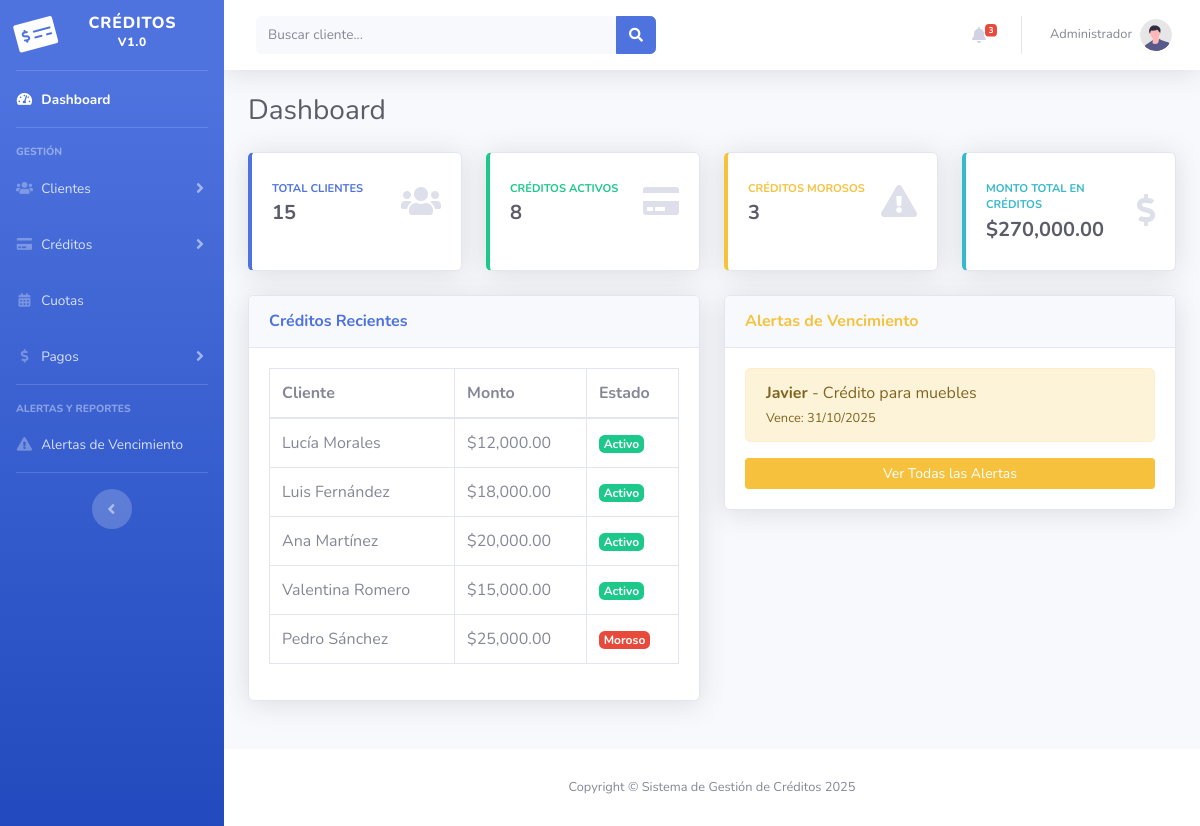
The page / on the database its author committed.
### tables this page shows
CREATE TABLE creditos (
    id_credito INT AUTO_INCREMENT PRIMARY KEY,
    id_cliente INT NOT NULL,
    monto_total DECIMAL(10,2) NOT NULL,
    cantidad_cuotas INT NOT NULL,
    cuota_mensual DECIMAL(10,2) NOT NULL,
    interes_anual DECIMAL(5,2) DEFAULT 0,
    fecha_inicio DATE NOT NULL,
    fecha_vencimiento DATE NOT NULL,
    descripcion TEXT,
    estado ENUM('activo', 'pagado', 'moroso') DEFAULT 'activo',
    fecha_creacion DATETIME DEFAULT CURRENT_TIMESTAMP,
    FOREIGN KEY (id_cliente) REFERENCES clientes(id_cliente) ON DELETE CASCADE
);

CREATE TABLE clientes (
    id_cliente INT AUTO_INCREMENT PRIMARY KEY,
    nombre VARCHAR(100) NOT NULL,
    apellido VARCHAR(100) NOT NULL,
    dni VARCHAR(20) UNIQUE NOT NULL,
    telefono VARCHAR(20),
    direccion VARCHAR(255),
    ciudad VARCHAR(100),
    email VARCHAR(100),
    estado ENUM('activo', 'inactivo', 'moroso') DEFAULT 'activo',
    fecha_registro DATETIME DEFAULT CURRENT_TIMESTAMP
);

### index.php (the view, shortened to what this page needs)
<?php
include 'conexion.php';
$total_clientes = $conn->query("SELECT COUNT(*) as total FROM clientes")->fetch_assoc()['total'];
$creditos_activos = $conn->query("SELECT COUNT(*) as total FROM creditos WHERE estado = 'activo'")->fetch_assoc()['total'];
$creditos_morosos = $conn->query("SELECT COUNT(*) as total FROM creditos WHERE estado = 'moroso'")->fetch_assoc()['total'];
$monto_total_creditos = $conn->query("SELECT SUM(monto_total) as total FROM creditos WHERE estado = 'activo'")->fetch_assoc()['total'] ?? 0;
?>
<!DOCTYPE html>
<html lang="es">
<head>
    <link href="vendor/fontawesome-free/css/all.min.css" rel="stylesheet" type="text/css">
    <link href="css/sb-admin-2.min.css" rel="stylesheet">
</head>
<body id="page-top">
    <div id="wrapper">
        <ul class="navbar-nav bg-gradient-primary sidebar sidebar-dark accordion" id="accordionSidebar">
            <a class="sidebar-brand d-flex align-items-center justify-content-center" href="index.php">
                <div class="sidebar-brand-icon rotate-n-15">
                    <i class="fas fa-money-check-alt"></i>
                </div>
                <div class="sidebar-brand-text mx-3">Créditos <sup>v1.0</sup></div>
            </a>
            <hr class="sidebar-divider my-0">
            <li class="nav-item active">
                <a class="nav-link" href="index.php">
                    <i class="fas fa-fw fa-tachometer-alt"></i>
                    <span>Dashboard</span>
                </a>
            </li>
            <hr class="sidebar-divider">
            <div class="sidebar-heading">Gestión</div>
            <li class="nav-item">
                <a class="nav-link collapsed" href="#" data-toggle="collapse" data-target="#collapseClientes">
                    <i class="fas fa-fw fa-users"></i>
                    <span>Clientes</span>
                </a>
            </li>
            <li class="nav-item">
                <a class="nav-link collapsed" href="#" data-toggle="collapse" data-target="#collapseCreditos">
                    <i class="fas fa-fw fa-credit-card"></i>
                    <span>Créditos</span>
                </a>
            </li>
            <li class="nav-item">
                <a class="nav-link" href="cuotas/ver_cuotas_cliente.php">
                    <i class="fas fa-fw fa-calendar-alt"></i>
                    <span>Cuotas</span>
                </a>
            </li>
            <li class="nav-item">
                <a class="nav-link collapsed" href="#" data-toggle="collapse" data-target="#collapsePagos">
                    <i class="fas fa-fw fa-dollar-sign"></i>
                    <span>Pagos</span>
                </a>
            </li>
            <hr class="sidebar-divider">
            <div class="sidebar-heading">Alertas y Reportes</div>
            <li class="nav-item">
                <a class="nav-link" href="alertas/alertas_vencimientos.php">
                    <i class="fas fa-fw fa-exclamation-triangle"></i>
                    <span>Alertas de Vencimiento</span>
                </a>
            </li>
            <hr class="sidebar-divider d-none d-md-block">
            <div class="text-center d-none d-md-inline">
                <button class="rounded-circle border-0" id="sidebarToggle"></button>
            </div>
        </ul>
        <div id="content-wrapper" class="d-flex flex-column">
            <div id="content">
                <nav class="navbar navbar-expand navbar-light bg-white topbar mb-4 static-top shadow">
                    <form class="d-none d-sm-inline-block form-inline mr-auto ml-md-3 my-2 my-md-0 mw-100 navbar-search">
                        <div class="input-group">
                            <input type="text" class="form-control bg-light border-0 small" placeholder="Buscar cliente..." aria-label="Search">
                            <div class="input-group-append">
                                <button class="btn btn-primary" type="button">
                                    <i class="fas fa-search fa-sm"></i>
                                </button>
                            </div>
                        </div>
                    </form>
                    <ul class="navbar-nav ml-auto">
                        <li class="nav-item dropdown no-arrow mx-1">
                            <a class="nav-link dropdown-toggle" href="#" id="alertsDropdown" role="button" data-toggle="dropdown">
                                <i class="fas fa-bell fa-fw"></i>
                                <span class="badge badge-danger badge-counter"><?php echo $creditos_morosos; ?></span>
                            </a>
                        </li>
                        <li class="nav-item dropdown no-arrow">
                            <a class="nav-link dropdown-toggle" href="#" id="userDropdown" role="button" data-toggle="dropdown">
                                <span class="mr-2 d-none d-lg-inline text-gray-600 small">Administrador</span>
                                <img class="img-profile rounded-circle" src="img/undraw_profile.svg">
                            </a>
                        </li>
                    </ul>
                </nav>
                <div class="container-fluid">
                    <div class="d-sm-flex align-items-center justify-content-between mb-4">
                        <h1 class="h3 mb-0 text-gray-800">Dashboard</h1>
                    </div>
                    <div class="row">
                        <div class="col-xl-3 col-md-6 mb-4">
                            <div class="card border-left-primary shadow h-100 py-2">
                                <div class="card-body">
                                    <div class="row no-gutters align-items-center">
                                        <div class="col mr-2">
                                            <div class="text-xs font-weight-bold text-primary text-uppercase mb-1">
                                                Total Clientes</div>
                                            <div class="h5 mb-0 font-weight-bold text-gray-800"><?php echo $total_clientes; ?></div>
                                        </div>
                                        <div class="col-auto">
                                            <i class="fas fa-users fa-2x text-gray-300"></i>
                                        </div>
                                    </div>
                                </div>
                            </div>
                        </div>
                        <div class="col-xl-3 col-md-6 mb-4">
                            <div class="card border-left-success shadow h-100 py-2">
                                <div class="card-body">
                                    <div class="row no-gutters align-items-center">
                                        <div class="col mr-2">
                                            <div class="text-xs font-weight-bold text-success text-uppercase mb-1">
                                                Créditos Activos</div>
                                            <div class="h5 mb-0 font-weight-bold text-gray-800"><?php echo $creditos_activos; ?></div>
                                        </div>
                                        <div class="col-auto">
                                            <i class="fas fa-credit-card fa-2x text-gray-300"></i>
                                        </div>
                                    </div>
                                </div>
                            </div>
                        </div>
                        <div class="col-xl-3 col-md-6 mb-4">
                            <div class="card border-left-warning shadow h-100 py-2">
                                <div class="card-body">
                                    <div class="row no-gutters align-items-center">
                                        <div class="col mr-2">
                                            <div class="text-xs font-weight-bold text-warning text-uppercase mb-1">
                                                Créditos Morosos</div>
                                            <div class="h5 mb-0 font-weight-bold text-gray-800"><?php echo $creditos_morosos; ?></div>
                                        </div>
                                        <div class="col-auto">
                                            <i class="fas fa-exclamation-triangle fa-2x text-gray-300"></i>
                                        </div>
                                    </div>
                                </div>
                            </div>
                        </div>
                        <div class="col-xl-3 col-md-6 mb-4">
                            <div class="card border-left-info shadow h-100 py-2">
                                <div class="card-body">
                                    <div class="row no-gutters align-items-center">
                                        <div class="col mr-2">
                                            <div class="text-xs font-weight-bold text-info text-uppercase mb-1">
                                                Monto Total en Créditos</div>
                                            <div class="h5 mb-0 font-weight-bold text-gray-800">$<?php echo number_format($monto_total_creditos, 2); ?></div>
                                        </div>
                                        <div class="col-auto">
                                            <i class="fas fa-dollar-sign fa-2x text-gray-300"></i>
                                        </div>
                                    </div>
                                </div>
                            </div>
                        </div>
                    </div>
                    <div class="row">
                        <div class="col-lg-6 mb-4">
                            <div class="card shadow mb-4">
                                <div class="card-header py-3">
                                    <h6 class="m-0 font-weight-bold text-primary">Créditos Recientes</h6>
                                </div>
                                <div class="card-body">
                                    <div class="table-responsive">
                                        <table class="table table-bordered" width="100%">
                                            <thead>
                                                <tr>
                                                    <th>Cliente</th>
                                                    <th>Monto</th>
                                                    <th>Estado</th>
                                                </tr>
                                            </thead>
                                            <tbody>
                                                <?php
                                                $creditos_recientes = $conn->query("SELECT c.nombre, c.apellido, cr.monto_total, cr.estado
                                                    FROM creditos cr
                                                    JOIN clientes c ON cr.id_cliente = c.id_cliente
                                                    ORDER BY cr.fecha_inicio DESC
                                                    LIMIT 5");
                                                while ($row = $creditos_recientes->fetch_assoc()):
                                                    $badge_class = $row['estado'] == 'activo' ? 'success' : ($row['estado'] == 'moroso' ? 'danger' : 'secondary');
                                                ?>
                                                <tr>
                                                    <td><?php echo $row['nombre'] . ' ' . $row['apellido']; ?></td>
                                                    <td>$<?php echo number_format($row['monto_total'], 2); ?></td>
                                                    <td><span class="badge badge-<?php echo $badge_class; ?>"><?php echo ucfirst($row['estado']); ?></span></td>
                                                </tr>
                                                <?php endwhile; ?>
                                            </tbody>
                                        </table>
                                    </div>
                                </div>
                            </div>
                        </div>
                        <div class="col-lg-6 mb-4">
                            <div class="card shadow mb-4">
                                <div class="card-header py-3">
                                    <h6 class="m-0 font-weight-bold text-warning">Alertas de Vencimiento</h6>
                                </div>
                                <div class="card-body">
                                    <?php
                                    $hoy = date('Y-m-d');
                                    $limite = date('Y-m-d', strtotime('+7 days'));
                                    $alertas = $conn->query("SELECT c.nombre, cr.descripcion, cr.fecha_vencimiento
                                        FROM creditos cr
                                        JOIN clientes c ON cr.id_cliente = c.id_cliente
                                        WHERE cr.fecha_vencimiento BETWEEN '$hoy' AND '$limite'
                                        AND cr.estado = 'activo'
                                        LIMIT 5");
                                    if ($alertas->num_rows > 0):
                                        while ($row = $alertas->fetch_assoc()):
                                    ?>
                                    <div class="alert alert-warning" role="alert">
                                        <strong><?php echo $row['nombre']; ?></strong> - <?php echo $row['descripcion']; ?>
                                        <br><small>Vence: <?php echo date('d/m/Y', strtotime($row['fecha_vencimiento'])); ?></small>
                                    </div>
                                    <?php
                                        endwhile;
                                    else:
                                    ?>
                                    <p class="text-muted">No hay créditos próximos a vencer.</p>
                                    <?php endif; ?>
                                    <a href="alertas/alertas_vencimientos.php" class="btn btn-warning btn-sm btn-block">Ver Todas las Alertas</a>
                                </div>
                            </div>
                        </div>
                    </div>
                </div>
            </div>
            <footer class="sticky-footer bg-white">
                <div class="container my-auto">
                    <div class="copyright text-center my-auto">
                        <span>Copyright &copy; Sistema de Gestión de Créditos 2025</span>
                    </div>
                </div>
            </footer>
        </div>
    </div>
</body>
</html>

### rows shown on the page
creditos: id_cliente.nombre "Lucía", id_cliente.apellido "Morales", monto_total "12,000.00", estado "Activo"
creditos: id_cliente.nombre "Luis", id_cliente.apellido "Fernández", monto_total "18,000.00", estado "Activo"
creditos: id_cliente.nombre "Ana", id_cliente.apellido "Martínez", monto_total "20,000.00", estado "Activo"
creditos: id_cliente.nombre "Valentina", id_cliente.apellido "Romero", monto_total "15,000.00", estado "Activo"
creditos: id_cliente.nombre "Pedro", id_cliente.apellido "Sánchez", monto_total "25,000.00", estado "Moroso"
creditos: id_cliente.nombre "Javier", descripcion "Crédito para muebles", fecha_vencimiento "31/10/2025"

### other values the page prints
$creditos_morosos "3"
$total_clientes "15"
$creditos_activos "8"
$monto_total_creditos "270,000.00"
